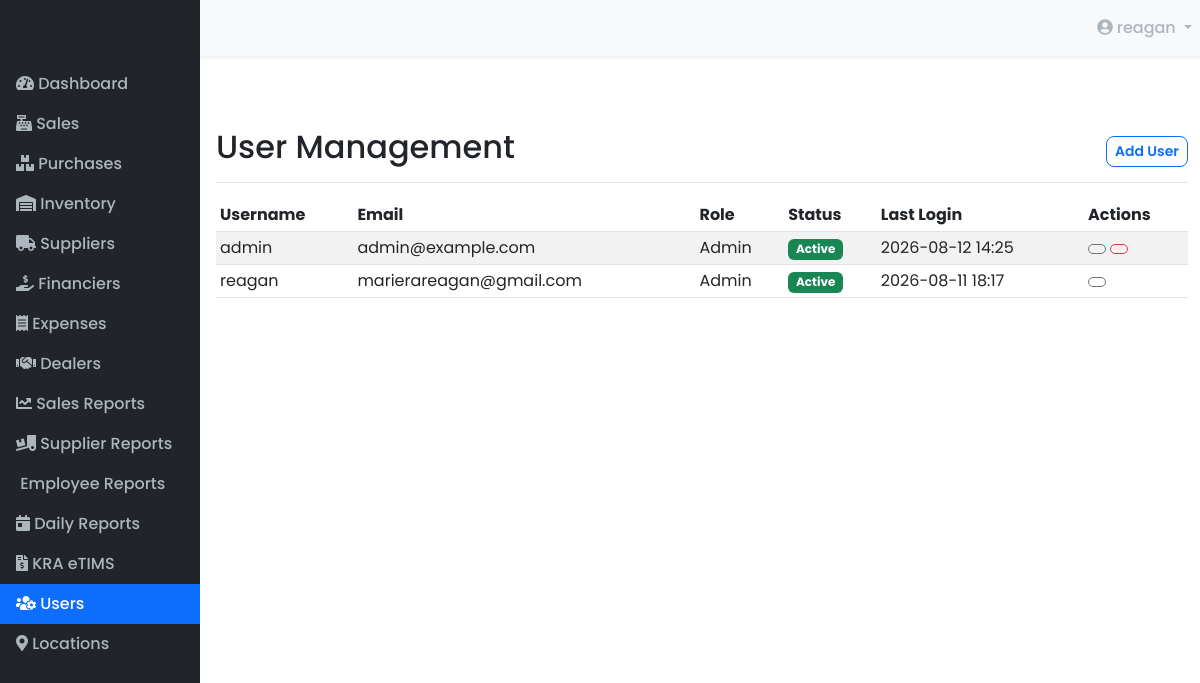
The app's page /admin/users (signed in), older data.
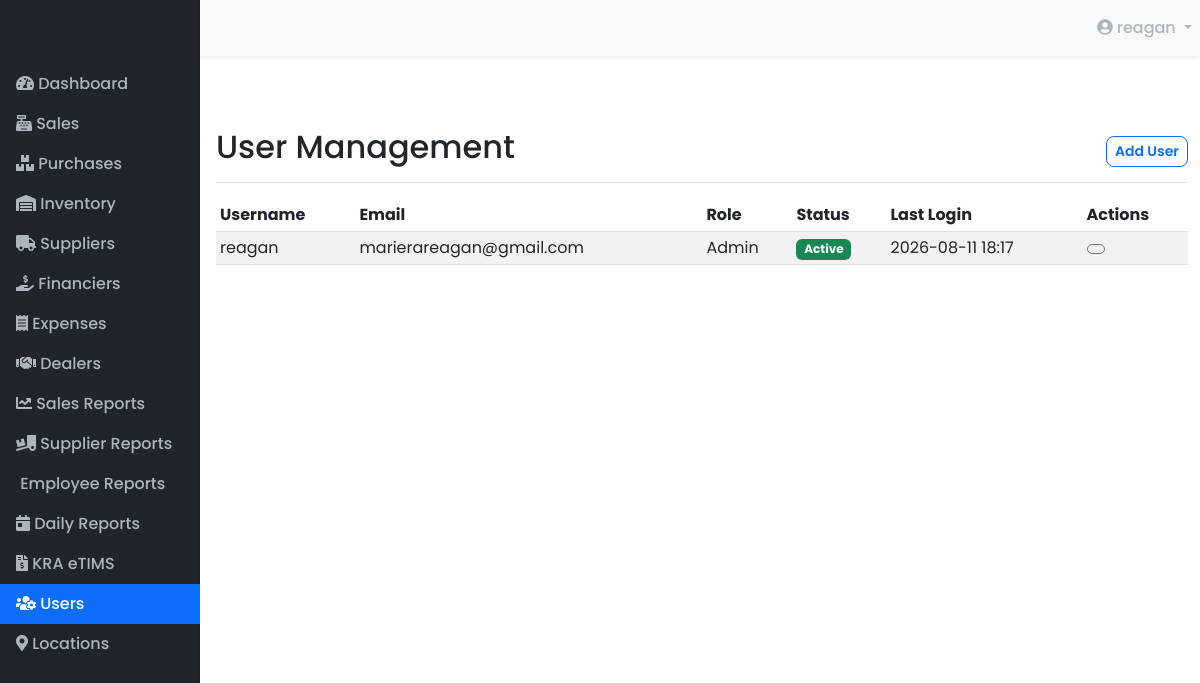
The same page, newer data.
### models.py (models this page shows, shortened)
class User(db.Model):
    __tablename__ = 'users'
    id = db.Column(db.Integer, primary_key=True)
    username = db.Column(db.String(50), unique=True, nullable=False)
    email = db.Column(db.String(100), unique=True, nullable=False)
    password_hash = db.Column(db.String(128), nullable=False)
    role = db.Column(db.String(20), default='cashier')  # cashier, manager, admin
    is_active = db.Column(db.Boolean, default=True)
    created_at = db.Column(db.DateTime, default=datetime.utcnow)
    last_login = db.Column(db.DateTime)
    location_id = db.Column(db.Integer, db.ForeignKey('locations.id'))
    location = db.relationship('Location', backref='users')

### app.py (the view)
@app.route('/admin/users')
@login_required(roles=['admin'])
def manage_users():
    users = User.query.order_by(User.username.asc()).all()
    locations = Location.query.all()
    return render_template('users.html', users=users, locations=locations)

### app.py (called while the page is built)
def login_required(roles=['cashier']):
    def decorator(f):
        from functools import wraps
        @wraps(f)
        def decorated_function(*args, **kwargs):
            if 'user_id' not in session:
                flash('You need to be logged in to access this page', 'danger')
                return redirect(url_for('login'))
            user = User.query.get(session['user_id'])
            if user is None:
                flash('User not found. Please log in again.', 'danger')
                return redirect(url_for('login'))
            if user.role not in roles and user.role != 'admin':
                flash('You do not have permission to access this page', 'danger')
                return redirect(url_for('dashboard'))
            return f(*args, **kwargs)
        return decorated_function
    return decorator

### templates/users.html (shortened to what this page needs)
{% extends "layouts/base.html" %}
{% block content %}
<div class="d-flex justify-content-between flex-wrap flex-md-nowrap align-items-center pt-3 pb-2 mb-3 border-bottom">
    <h1 class="h2">User Management</h1>
    <div class="btn-toolbar mb-2 mb-md-0">
        <button class="btn btn-sm btn-outline-primary" data-bs-toggle="modal" data-bs-target="#addUserModal">
             Add User
        </button>
    </div>
</div>
<div class="table-responsive">
    <table class="table table-striped table-sm">
        <thead>
            <tr>
                <th>Username</th>
                <th>Email</th>
                <th>Role</th>
                <th>Status</th>
                <th>Last Login</th>
                <th>Actions</th>
            </tr>
        </thead>
        <tbody>
            {% for user in users %}
            <tr>
                <td>{{ user.username }}</td>
                <td>{{ user.email }}</td>
                <td>{{ user.role|capitalize }}</td>
                <td>
                    {% if user.is_active %}
                    <span class="badge bg-success">Active</span>
                    {% else %}
                    <span class="badge bg-danger">Inactive</span>
                    {% endif %}
                </td>
                <td>
                    {% if user.last_login %}
                    {{ user.last_login.strftime('%Y-%m-%d %H:%M') }}
                    {% else %}
                    Never
                    {% endif %}
                </td>
                <td>
                    <button class="btn btn-sm btn-outline-secondary" title="Edit" data-bs-toggle="modal" data-bs-target="#editUserModal{{ user.id }}">
                    </button>
                    {% if user.id != session.user_id %}
                    <a href="{{ url_for('toggle_user_status', user_id=user.id) }}" class="btn btn-sm btn-outline-{{ 'danger' if user.is_active else 'success' }}" title="{{ 'Deactivate' if user.is_active else 'Activate' }}">
                    </a>
                    {% endif %}
                </td>
            </tr>
            {% endfor %}
        </tbody>
    </table>
</div>
{% endblock %}

### templates/layouts/base.html (shortened to what this page needs)
<!DOCTYPE html>
<html lang="en">
<head>
    <link href="https://cdn.jsdelivr.net/npm/bootstrap@5.3.0/dist/css/bootstrap.min.css" rel="stylesheet">
    <link rel="stylesheet" href="https://cdnjs.cloudflare.com/ajax/libs/font-awesome/5.15.4/css/all.min.css"/>
    <link rel="stylesheet" href="{{ url_for('static', filename='css/new_styles.css') }}">
</head>
<body>
    {% include 'partials/_navbar.html' %}
    <div class="container-fluid">
        <div class="row">
            {% if session.user_id %}
            <nav id="sidebarMenu" class="col-md-3 col-lg-2 d-md-block bg-dark sidebar collapse">
                <div class="position-sticky pt-3">
                    <ul class="nav flex-column">
                        <li class="nav-item">
                            <a class="nav-link {% if request.endpoint == 'dashboard' %}active{% endif %}" href="{{ url_for('dashboard') }}">
                                <i class="fas fa-tachometer-alt"></i> Dashboard
                            </a>
                        </li>
                        <li class="nav-item">
                            <a class="nav-link {% if request.endpoint == 'pos' %}active{% endif %}" href="{{ url_for('pos') }}">
                                <i class="fas fa-cash-register"></i> Sales
                            </a>
                        </li>
                        {% if session['role'] in ['admin', 'manager'] %}
                        <li class="nav-item">
                            <a class="nav-link {% if request.endpoint == 'products' %}active{% endif %}" href="{{ url_for('products') }}">
                                <i class="fas fa-boxes"></i> Purchases
                            </a>
                        </li>
                        {% endif %}
                        {% if session['role'] in ['admin', 'manager'] %}
                        <li class="nav-item">
                            <a class="nav-link {% if request.endpoint == 'inventory_management' %}active{% endif %}" href="{{ url_for('inventory_management') }}">
                                <i class="fas fa-warehouse"></i> Inventory
                            </a>
                        </li>
                        {% endif %}
                        {% if session['role'] in ['admin', 'manager'] %}
                        <li class="nav-item">
                            <a class="nav-link {% if request.endpoint == 'list_suppliers' %}active{% endif %}" href="{{ url_for('list_suppliers') }}">
                                <i class="fas fa-truck"></i> Suppliers
                            </a>
                        </li>
                        {% endif %}
                        {% if session['role'] in ['admin', 'manager'] %}
                        <li class="nav-item">
                            <a class="nav-link {% if request.endpoint == 'list_financiers' %}active{% endif %}" href="{{ url_for('list_financiers') }}">
                                <i class="fas fa-hand-holding-usd"></i> Financiers
                            </a>
                        </li>
                        {% endif %}
                        {% if session['role'] in ['manager', 'cashier','admin'] %}
                        <li class="nav-item">
                            <a class="nav-link {% if request.endpoint == 'list_expenses' %}active{% endif %}" href="{{ url_for('list_expenses') }}">
                                <i class="fas fa-receipt"></i> Expenses
                            </a>
                        </li>
                        {% endif %}
                        {% if session['role'] in ['manager', 'admin'] %}
                        <li class="nav-item">
                            <a class="nav-link {% if request.endpoint == 'list_dealers' %}active{% endif %}" href="{{ url_for('list_dealers') }}">
                                <i class="fas fa-handshake"></i> Dealers
                            </a>
                        </li>
                        {% endif %}
                        {% if session.role in ['manager', 'admin'] %}
                        <li class="nav-item">
                            <a class="nav-link {% if request.endpoint == 'sales_report' %}active{% endif %}" href="{{ url_for('sales_report') }}">
                                <i class="fas fa-chart-line"></i> Sales Reports
                            </a>
                        </li>
                        <li class="nav-item">
                            <a class="nav-link {% if request.endpoint == 'supplier_report' %}active{% endif %}" href="{{ url_for('supplier_report') }}">
                                <i class="fas fa-truck-loading"></i> Supplier Reports
                            </a>
                        </li>
                        <li class="nav-item">
                            <a class="nav-link {% if request.endpoint == 'employee_report' %}active{% endif %}" href="{{ url_for('employee_report') }}">
                                 Employee Reports
                            </a>
                        </li>
                        {% endif %}
                        {% if session.role in ['manager', 'admin', 'cashier'] %}
                        <li class="nav-item">
                            <a class="nav-link {% if request.endpoint == 'daily_report' %}active{% endif %}" href="{{ url_for('daily_report') }}">
                                <i class="fas fa-calendar-day"></i> Daily Reports
                            </a>
                        </li>
                        {% endif %}
                        {% if session.role in ['admin', 'manager'] %}
                        <li class="nav-item">
                            <a class="nav-link {% if request.endpoint == 'etims_settings' %}active{% endif %}" href="{{ url_for('etims_settings') }}">
                                <i class="fas fa-file-invoice-dollar"></i> KRA eTIMS
                            </a>
                        </li>
                        {% endif %}
                        {% if session.role == 'admin' %}
                        <li class="nav-item">
                            <a class="nav-link {% if request.endpoint == 'manage_users' %}active{% endif %}" href="{{ url_for('manage_users') }}">
                                <i class="fas fa-users-cog"></i> Users
                            </a>
                        </li>
                        <li class="nav-item">
                            <a class="nav-link {% if request.endpoint == 'manage_locations' %}active{% endif %}" href="{{ url_for('manage_locations') }}">
                                <i class="fas fa-map-marker-alt"></i> Locations
                            </a>
                        </li>
                        {% endif %}
                    </ul>
                </div>
            </nav>
            {% endif %}
            <main class="col-md-9 ms-sm-auto col-lg-10 px-md-4">
                {% block content %}{% endblock %}
            </main>
        </div>
    </div>
</body>
</html>

### templates/partials/_navbar.html (shortened to what this page needs)
<nav class="navbar navbar-expand-lg navbar-light bg-light">
    <div class="container-fluid">
        <a class="navbar-brand" href="{{ url_for('dashboard') }}">
        </a>
        <div class="collapse navbar-collapse" id="navbarNav">
            <ul class="navbar-nav ms-auto">
                {% if 'user_id' in session %}
                <li class="nav-item dropdown">
                    <a class="nav-link dropdown-toggle" href="#" id="navbarDropdown" role="button" data-bs-toggle="dropdown" aria-expanded="false">
                        <i class="fas fa-user-circle"></i> {{ session['username'] }}
                    </a>
                </li>
                {% else %}
                <li class="nav-item">
                    <a class="nav-link" href="{{ url_for('login') }}"><i class="fas fa-sign-in-alt"></i> Login</a>
                </li>
                {% endif %}
            </ul>
        </div>
    </div>
</nav>

### static/css/new_styles.css (style rules this page uses)
body { font-family: 'Poppins', sans-serif; background-color: #f0f2f5; }
.container-fluid { padding-left: 0; padding-right: 0; }
.sidebar { position: fixed; top: 0; bottom: 0; left: 0; z-index: 100; padding: 48px 0 0; box-shadow: inset -1px 0 0 rgba(0, 0, 0, .1); background-color: #1c2128; }
.nav-link { color: #adb5bd; font-weight: 500; }
.nav-link.active { color: #fff; background-color: #0d6efd; }
.navbar { background-color: #fff; box-shadow: 0 .125rem .25rem rgba(0,0,0,.075); }
main { padding-top: 56px; background-color: #fff; min-height: calc(100vh - 56px); }
.btn { border-radius: .5rem; font-weight: 600; }
.btn-outline-primary { color: #0d6efd; border-color: #0d6efd; }

Row changes from the older to the newer data that the page shows:
removed User: username "admin", email "admin@example.com", role "Admin", is_active "Active", last_login "2026-08-12 14:25"
